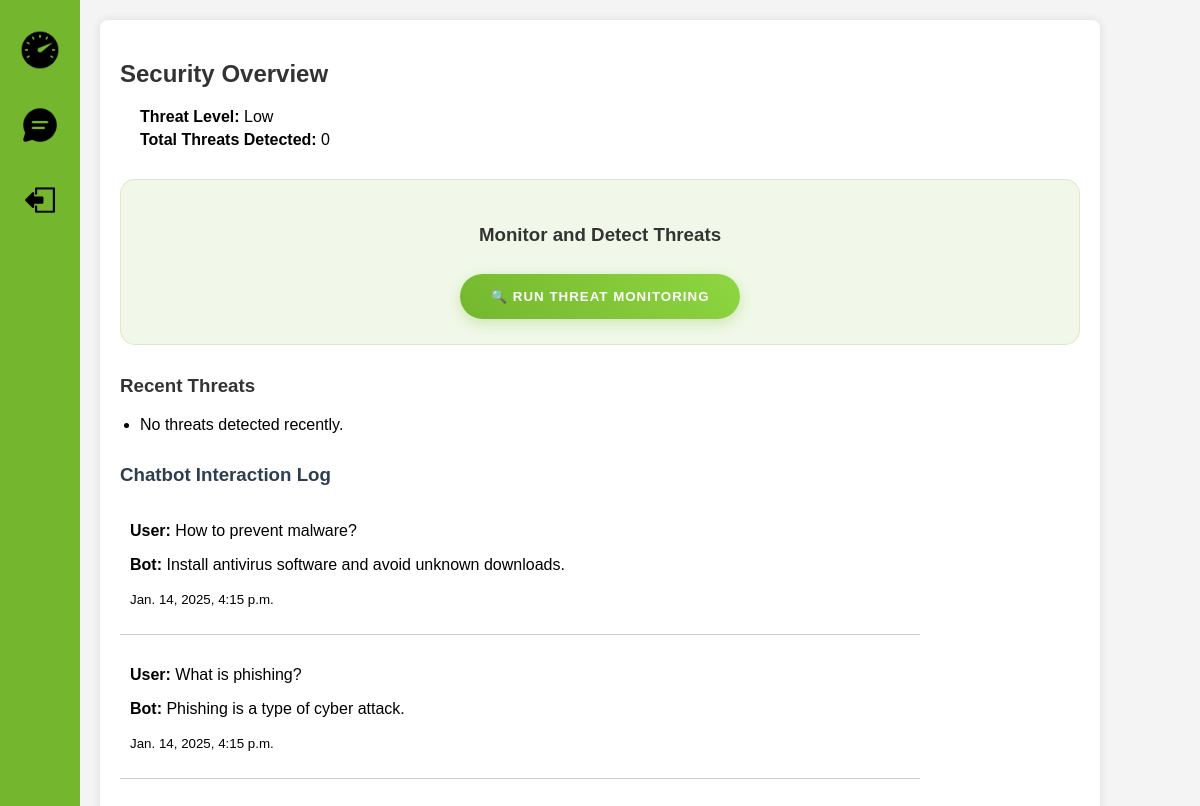
The page /chat/dashboard/ (signed in) on the database its author committed.
### chat/models.py (models this page shows, shortened)
class ChatHistory(models.Model):
    user = models.ForeignKey(User, on_delete=models.CASCADE)
    message = models.TextField()
    response = models.TextField()
    timestamp = models.DateTimeField(auto_now_add=True)

### chat/views.py (the view)
# urls.py: path('dashboard/', views.dashboard, name='dashboard'),
@login_required
def dashboard(request):
    user = request.user
    threats = Threat.objects.filter(user=user).order_by('-detection_time')[:10]  # <-- Change ThreatDetection to Threat
    chat_history = ChatHistory.objects.filter(user=user).order_by('-timestamp')[:10]
    threat_count = threats.count()
    if threat_count == 0:
        threat_level = "Low"
    elif threat_count < 5:
        threat_level = "Moderate"
    else:
        threat_level = "High"
    context = {
        'threats': threats,
        'chat_history': chat_history,
        'threat_level': threat_level,
        'threat_count': threat_count,
    }
    return render(request, 'dashboard.html', context)

### chat/templates/dashboard.html (shortened to what this page needs)
{% load static %}
<!DOCTYPE html>
<html lang="en">
<head>
    <link rel="stylesheet" href="{% static 'css/style.css' %}">
</head>
<body class="dashboard-page">
    <div class="sidebar">
        <a href="{% url 'dashboard' %}">
            <img src="{% static 'images/dashboard.png' %}" alt="Dashboard">
        </a>
        <a href="{% url 'chat' %}" class="active">
            <img src="{% static 'images/chatbot.png' %}" alt="Chatbot">
        </a>
        <a href="{% url 'logout' %}">
            <img src="{% static 'images/logout.png' %}" alt="Logout" class="logout-img">
        </a>
    </div>
    <div class="dashboard-container">
        <div class="overview">
            <h2>Security Overview</h2>
            <div class="status">
                <p><strong>Threat Level:</strong> {{ threat_level }}</p>
                <p><strong>Total Threats Detected:</strong> {{ threat_count }}</p>
            </div>
        </div>
        <div class="monitoring">
            <h3>Monitor and Detect Threats</h3>
            <form method="post" action="{% url 'monitor' %}" class="monitor-form">
                <button type="submit" class="monitor-btn">
                    <span class="btn-icon">🔍</span>
                    <span class="btn-text">Run Threat Monitoring</span>
                </button>
            </form>
        </div>
        <div class="recent-threats">
            <h3>Recent Threats</h3>
            <ul>
                {% for threat in threats %}
                    <li class="threat-item">
                        <p><strong>Type:</strong> {{ threat.threat_type }}</p>
                        <p><strong>Details:</strong> {{ threat.details }}</p>
                        <p><strong>Detected On:</strong> {{ threat.detection_time }}</p>
                        <p><strong>Suggested Actions:</strong></p>
                        <ul class="action-list">
                            {% if threat.threat_type == "Phishing" %}
                                <li>Do not click on suspicious links.</li>
                                <li>Report the email to your administrator.</li>
                            {% elif threat.threat_type == "Malware" %}
                                <li>Run a full system scan with antivirus software.</li>
                                <li>Isolate the infected system from the network.</li>
                            {% elif threat.threat_type == "Unauthorized Access" %}
                                <li>Change your password immediately.</li>
                                <li>Enable two-factor authentication (2FA).</li>
                            {% else %}
                                <li>No specific actions available for this threat.</li>
                            {% endif %}
                        </ul>
                    </li>
                {% empty %}
                    <li class="no-threats">No threats detected recently.</li>
                {% endfor %}
            </ul>
        </div>
        <div class="chat-history">
            <h3>Chatbot Interaction Log</h3>
            <ul>
                {% for chat in chat_history %}
                    <li class="chat-item">
                        <p><strong>User:</strong> {{ chat.message }}</p>
                        <p><strong>Bot:</strong> {{ chat.response }}</p>
                        <p class="timestamp"><small>{{ chat.timestamp }}</small></p>
                    </li>
                {% empty %}
                    <li class="no-chats">No chats yet.</li>
                {% endfor %}
            </ul>
        </div>
    </div>
</body>
</html>

### static/css/style.css (style rules this page uses)
body { font-family: Arial, sans-serif; background-color: #f4f4f4; margin: 0; padding: 0; }
.sidebar { width: 80px; background-color: #74B72E; color: white; height: 100%; position: fixed; top: 0; left: 0; display: flex; flex-direction: column; align-items: center; padding-top: 20px; box-sizing: border-box; }
.sidebar a { width: 100%; padding: 10px 0; text-align: center; display: flex; flex-direction: column; align-items: center; margin-bottom: 10px; }
.sidebar img { width: 40px; height: 40px; margin-bottom: 5px; }
.logout-img { width: 40px; height: 40px; margin-top: auto; border-radius: 5px; }
.dashboard-page { display: flex; justify-content: center; align-items: flex-start; height: 100vh; padding-top: 20px; }
.dashboard-container { width: 80%; max-width: 1200px; background-color: white; padding: 20px; box-shadow: 0 0 10px rgba(0, 0, 0, 0.1); border-radius: 8px; }
.overview, .recent-threats, .chat-history, .chatbot-container { margin-bottom: 30px; }
h2, h3 { color: #333; }
.status, .chat-history ul, .recent-threats ul { padding-left: 20px; }
.status p, .chat-history li, .recent-threats li { margin: 5px 0; }
button { padding: 10px 20px; background-color: #4CAF50; color: white; border: none; border-radius: 5px; cursor: pointer; margin-top: 10px; }
.chat-history { width: 100%; max-width: 800px; margin-bottom: 20px; }
.chat-history h3 { color: #2c3e50; margin-bottom: 10px; }
.chat-history ul { list-style-type: none; padding: 0; margin: 0; }
.chat-history li { padding: 10px; border-bottom: 1px solid #ccc; }
.monitoring { text-align: center; margin: 30px 0; padding: 25px; background: rgba(116, 183, 46, 0.1); border-radius: 15px; border: 1px solid rgba(116, 183, 46, 0.2); backdrop-filter: blur(10px); }
.monitor-btn { display: inline-block; padding: 15px 30px; background: linear-gradient(45deg, #74B72E, #8ED641); color: white; text-decoration: none; border-radius: 50px; font-weight: 600; text-transform: uppercase; letter-spacing: 1px; box-shadow: 0 4px 15px rgba(116, 183, 46, 0.3); transition: all 0.3s ease; border: none; cursor: pointer; }

### rows shown on the page
ChatHistory: message "How to prevent malware?", response "Install antivirus software and avoid unknown downloads.", timestamp "Jan. 14, 2025, 4:15 p.m."
ChatHistory: message "What is phishing?", response "Phishing is a type of cyber attack.", timestamp "Jan. 14, 2025, 4:15 p.m."

### other values the page prints
{{ threat_level }} "Low"
{{ threat_count }} "0"
